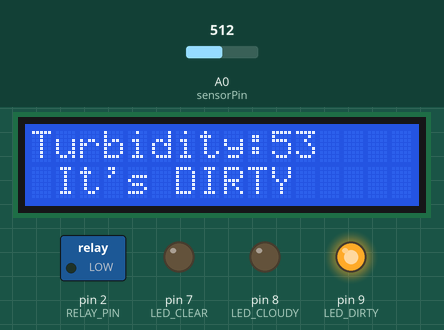
Simulated run of this sketch. Board: Arduino Uno, built with avr-gcc and run on an emulated ATmega328P. Shown: 16×2 character LCD, switched loads named in the sketch (green lamp = pin HIGH), output pins drawn as LEDs (lit = HIGH). Inputs (shaded band) come from the test bench; at power-on: A0 (sensorPin) = 512. What the sketch prints to the serial monitor is not drawn.

Above: at 3.2 s.
3.3 s: A0 (sensorPin) set to 555
At 5.0 s:
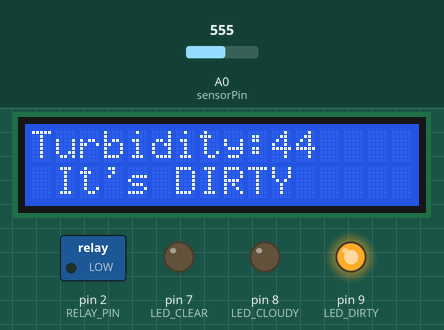
5.6 s: A0 (sensorPin) set to 581
At 6.7 s:
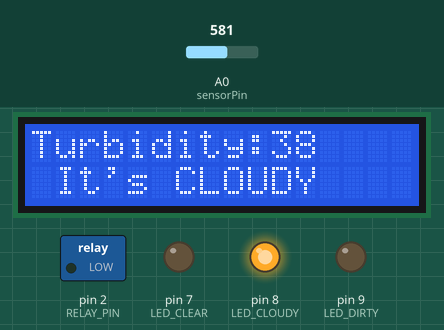
7.7 s: A0 (sensorPin) set to 651
At 9.5 s:
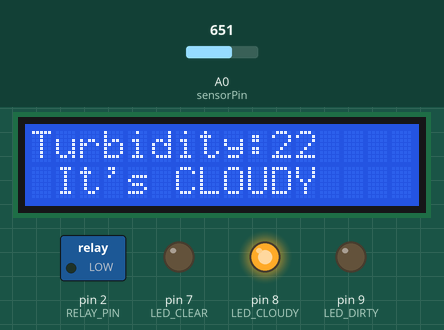
9.8 s: A0 (sensorPin) set to 675
At 11.3 s:
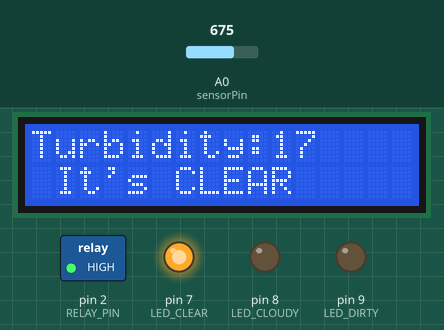
Timing chart, 0 to 12.8 s (numbered marks = the images above; inputs shaded):
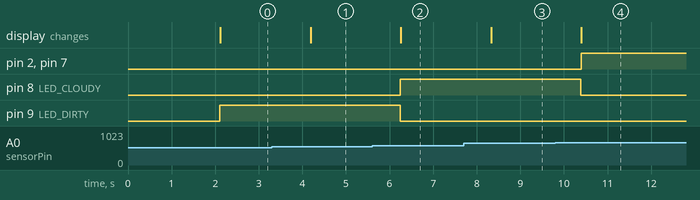

The sketch:

cloudydirty.ino
```cpp
#include <LiquidCrystal_I2C.h>

LiquidCrystal_I2C lcd(0x27, 16, 2);

const int sensorPin = A0;
const int RELAY_PIN = 2;

const int LED_CLEAR = 7;
const int LED_CLOUDY = 8;
const int LED_DIRTY = 9;

bool pumpActive = false;

void setup() {
  lcd.begin(16, 2);
  Serial.begin(9600);

  pinMode(RELAY_PIN, OUTPUT);
  pinMode(LED_CLEAR, OUTPUT);
  pinMode(LED_CLOUDY, OUTPUT);
  pinMode(LED_DIRTY, OUTPUT);

  lcd.print("Turbidity System");
  delay(2000);
  lcd.clear();
}

void loop() {
  int sensorValue = analogRead(sensorPin);

  // Adjust if necessary based on actual sensor behavior
  int turbidity = map(sensorValue, 300, 750, 100, 0);  // sensorValue of 300 = dirty (100%), 750 = clean (0%)
  turbidity = constrain(turbidity, 0, 100);

  // Debug print
  Serial.print("Analog: ");
  Serial.print(sensorValue);
  Serial.print(" | Turbidity: ");
  Serial.println(turbidity);

  lcd.setCursor(0, 0);
  lcd.print("Turbidity:     ");
  lcd.setCursor(10, 0);
  lcd.print(turbidity);
  lcd.print("   "); // overwrite leftovers

  // Main turbidity condition logic
  if (turbidity < 20) { // CLEAR
    pumpActive = false;

    digitalWrite(LED_CLEAR, HIGH);
    digitalWrite(LED_CLOUDY, LOW);
    digitalWrite(LED_DIRTY, LOW);
    lcd.setCursor(0, 1);
    lcd.print(" It's CLEAR    ");
  }
  else if (turbidity >= 20 && turbidity <= 40) { // CLOUDY
    pumpActive = true;

    digitalWrite(LED_CLEAR, LOW);
    digitalWrite(LED_CLOUDY, HIGH);
    digitalWrite(LED_DIRTY, LOW);
    lcd.setCursor(0, 1);
    lcd.print(" It's CLOUDY   ");
  }
  else { // DIRTY
    pumpActive = true;

    digitalWrite(LED_CLEAR, LOW);
    digitalWrite(LED_CLOUDY, LOW);
    digitalWrite(LED_DIRTY, HIGH);
    lcd.setCursor(0, 1);
    lcd.print(" It's DIRTY    ");
  }

  // Control relay: LOW = ON (active-low)
  digitalWrite(RELAY_PIN, pumpActive ? LOW : HIGH);

  delay(1000);
}
```

Measured:
- the behaviour switches between 569 and 570 on A0 (sensorPin) (found by bisection; images 1 and 2)
- the behaviour switches between 664 and 665 on A0 (sensorPin) (found by bisection; images 3 and 4)
- after the input at 3.3 s, the display: changes after 0.89 s (image 1)
- after the input at 5.6 s, pin 8 (LED_CLOUDY): LOW → HIGH after 0.64 s; pin 9 (LED_DIRTY): HIGH → LOW after 0.64 s; the display: changes after 0.66 s (image 2)
- after the input at 7.7 s, the display: changes after 0.63 s (image 3)
- after the input at 9.8 s, pin 2 (RELAY_PIN): LOW → HIGH after 0.60 s; pin 7 (LED_CLEAR): LOW → HIGH after 0.58 s; pin 8 (LED_CLOUDY): HIGH → LOW after 0.58 s; the display: changes after 0.60 s (image 4)
